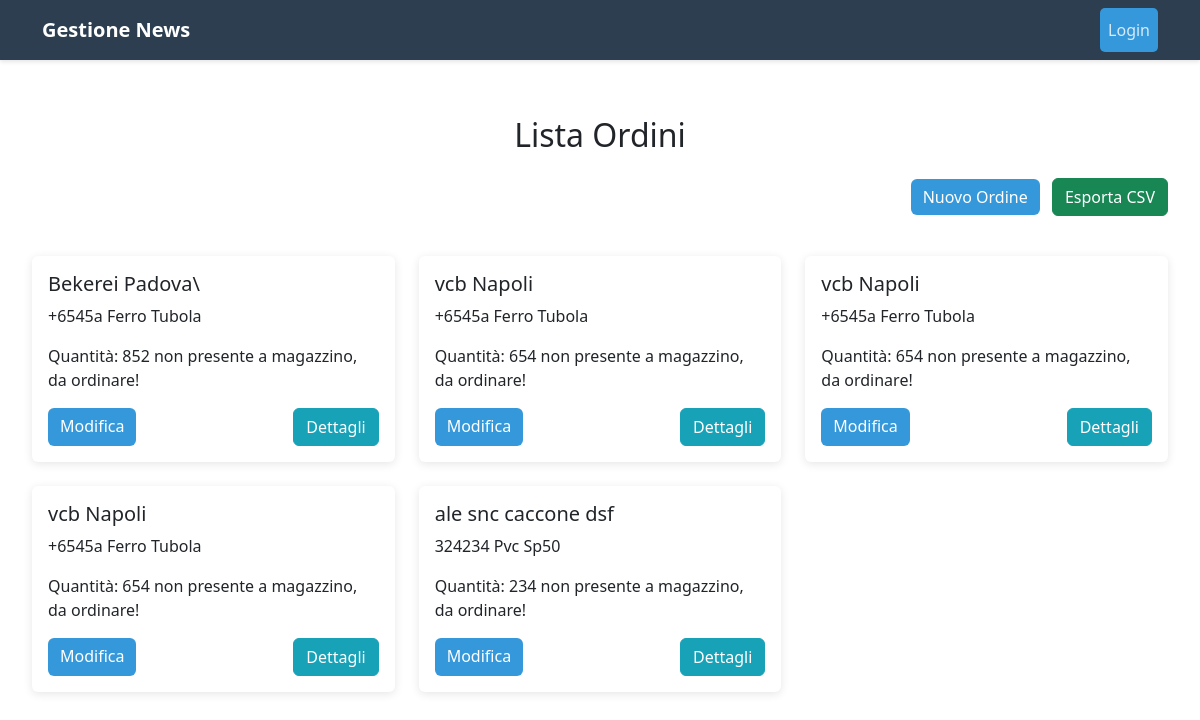
/aziende/ordini/, run on an earlier commit of the app's database.
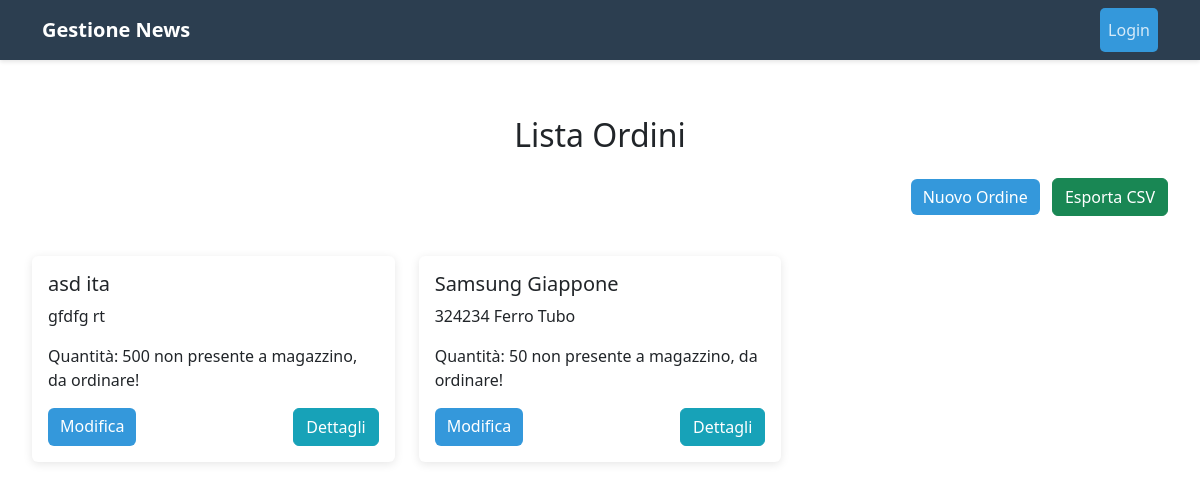
And on a later commit of the database.
### News/models.py (models this page shows, shortened)
class Ordine(models.Model):
    cliente = models.ForeignKey(Azienda, on_delete=models.CASCADE, related_name='c_ordine')
    articolo = models.ForeignKey(Magazzino, on_delete=models.CASCADE, related_name='a_ordine')
    qta = models.IntegerField()
    @property
    def verifica(self):
        if self.qta > self.articolo.qta:
            return f"Quantità: {self.qta} non presente a magazzino, da ordinare!"
        else:
            return f"Quantità: {self.qta} ok presente a magazzino procedere alla spedizione"
    data_consegna = models.DateField()
    data_inserimento = models.DateField()
    class Meta:
        verbose_name = 'Ordine'
        verbose_name_plural = 'Ordini'

class Azienda(models.Model):
    ut_registrazione = models.ForeignKey(Utente, on_delete=models.CASCADE, related_name='AUtente')
    nome = models.CharField(max_length=20, null=False)
    ubicazione = models.CharField(max_length=50, null=False)
    p_iva = models.IntegerField()
    descrizione = models.TextField(max_length=250)
    class Meta:
        verbose_name = 'Azienda'
        verbose_name_plural = 'Aziende'
    def __str__(self):
        return f"{self.nome} {self.ubicazione}"

class Magazzino(models.Model):
    codice_art = models.CharField(max_length=12, blank=False, null=False)
    descrizione = models.CharField(max_length=12, blank=False, null=False)
    qta_sotto_scorta = models.IntegerField()
    qta = models.IntegerField()
    valore_unitario = models.IntegerField()
    ut_registrazione = models.ForeignKey(Utente, on_delete=models.CASCADE, related_name='Ut_magazzino')
    Fornitore = models.ForeignKey(Fornitore, on_delete=models.CASCADE, related_name='FMagazzino')
    def __str__(self):
        return f"{self.codice_art} {self.descrizione}"
    class Meta:
        verbose_name = 'Magazzino'
        verbose_name_plural = 'Magazzini'

### News/views.py (the view)
# urls.py: path('ordini/',ordini, name='ordini'),
def ordini(request):
    ordini = Ordine.objects.all()
    context = {
        'ordini' : ordini,
    }
    return render(request, 'News/OrdiniList.html', context)

### News/templates/News/OrdiniList.html (shortened to what this page needs)
{% extends 'News/base.html' %}
{% block content %}
<div class="row">
    <div class="col-12 mb-4">
        <h2 class="text-center mb-4">Lista Ordini</h2>
        <div class="text-end mb-3">
            <a href="{% url 'insert-ordine' %}" class="btn btn-primary me-2">Nuovo Ordine</a>
            <a href="{% url 'export_products_csv_ord' %}" class="btn btn-success">Esporta CSV</a>
        </div>
    </div>
    {% for ord in ordini %}
    <div class="col-md-6 col-lg-4 mb-4">
        <div class="card">
            <div class="card-body">
                <h5 class="card-title">{{ ord.cliente }}</h5>
                <p class="card-text">{{ ord.articolo|truncatewords:20 }}</p>
                <p class="card-text">{{ ord.verifica|truncatewords:20 }}</p>
                <div class="d-flex justify-content-between">
                    <a href="{% url 'update-ordini' ord.pk %}" class="btn btn-primary">Modifica</a>
                    <a href="{% url 'ordini-detail' ord.pk %}" class="btn btn-info text-white">Dettagli</a>
                </div>
            </div>
        </div>
    </div>
    {% empty %}
    <div class="col-12">
        <p class="text-center">Nessun ordine presente</p>
    </div>
    {% endfor %}
</div>
{% endblock %}

What changed in the data, as far as the page shows it:
removed Ordine: cliente "Bekerei Padova\\", articolo "+6545a Ferro Tubola", verifica "Quantità: 852 non presente a magazzino, da ordinare!"
removed Ordine: cliente "vcb Napoli", articolo "+6545a Ferro Tubola", verifica "Quantità: 654 non presente a magazzino, da ordinare!"
removed Ordine: cliente "vcb Napoli", articolo "+6545a Ferro Tubola", verifica "Quantità: 654 non presente a magazzino, da ordinare!"
removed Ordine: cliente "vcb Napoli", articolo "+6545a Ferro Tubola", verifica "Quantità: 654 non presente a magazzino, da ordinare!"
removed Ordine: cliente "ale snc caccone dsf", articolo "324234 Pvc Sp50", verifica "Quantità: 234 non presente a magazzino, da ordinare!"
added Ordine: cliente "asd ita", articolo "gfdfg rt", verifica "Quantità: 500 non presente a magazzino, da ordinare!"
added Ordine: cliente "Samsung Giappone", articolo "324234 Ferro Tubo", verifica "Quantità: 50 non presente a magazzino, da ordinare!"
